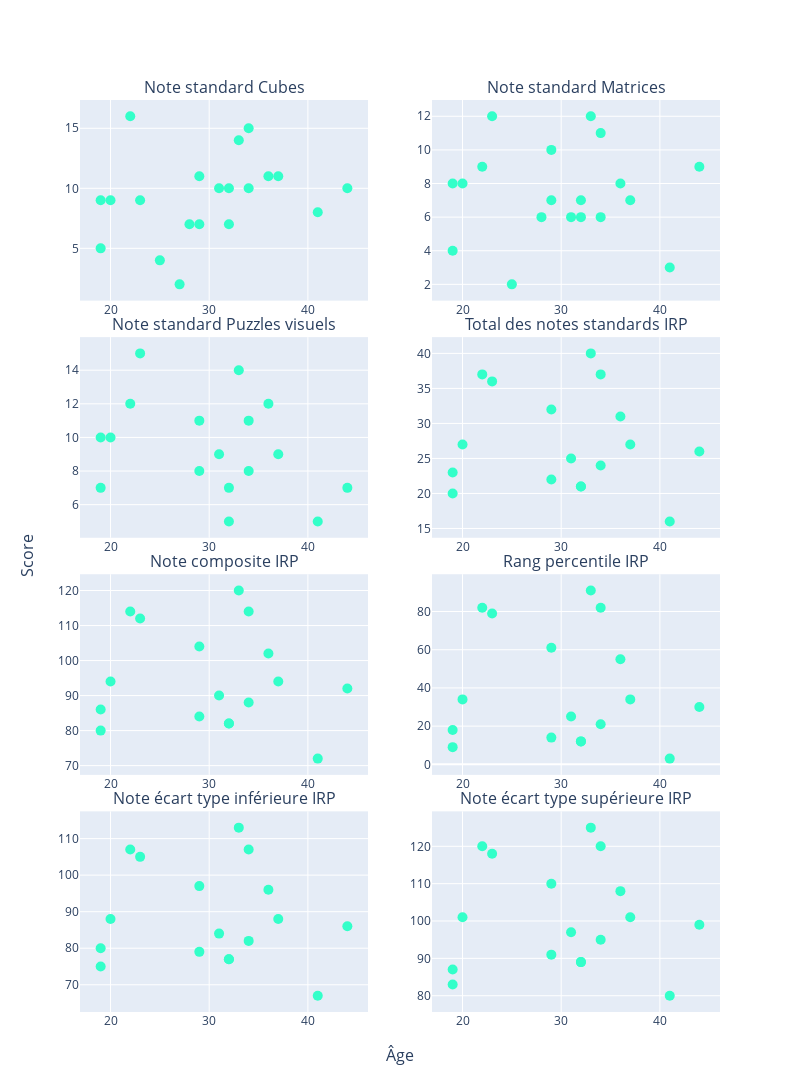

The code cell stored with this chart in its notebook:
### Code cell
fig_wais_sub.add_trace(go.Scatter(x= df_wais_sub['age'], y=df_wais_sub[subplot_titles[4]], mode="markers+text",
            marker={'size': 10, "color": df_wais_sub['Type_color'] },
            hovertext= df_wais_sub['ID_SECONDAIRE'] +", "+ df_wais_sub['Type']),
            row=1, col=1)

fig_wais_sub.add_trace(go.Scatter(x= df_wais_sub['age'], y=df_wais_sub[subplot_titles[5]], mode="markers+text",
            marker={'size': 10, "color": df_wais_sub['Type_color'] },
            hovertext= df_wais_sub['ID_SECONDAIRE'] +", "+ df_wais_sub['Type']),
              row=1, col=2)

fig_wais_sub.add_trace(go.Scatter(x= df_wais_sub['age'], y=df_wais_sub[subplot_titles[6]], mode="markers+text",
            marker={'size': 10, "color": df_wais_sub['Type_color'] },
            hovertext= df_wais_sub['ID_SECONDAIRE'] +", "+ df_wais_sub['Type']),
              row=2, col=1)

fig_wais_sub.add_trace(go.Scatter(x= df_wais_sub['age'], y=df_wais_sub[subplot_titles[7]], mode="markers+text",
            marker={'size': 10, "color": df_wais_sub['Type_color'] },
            hovertext= df_wais_sub['ID_SECONDAIRE'] +", "+ df_wais_sub['Type']),
            row=2, col=2)

fig_wais_sub.add_trace(go.Scatter(x= df_wais_sub['age'], y=df_wais_sub[subplot_titles[8]], mode="markers+text",
            marker={'size': 10, "color": df_wais_sub['Type_color'] },
            hovertext= df_wais_sub['ID_SECONDAIRE'] +", "+ df_wais_sub['Type']),
            row=3, col=1)
                                                             
fig_wais_sub.add_trace(go.Scatter(x= df_wais_sub['age'], y=df_wais_sub[subplot_titles[9]], mode="markers+text",
            marker={'size': 10, "color": df_wais_sub['Type_color'] },
            hovertext= df_wais_sub['ID_SECONDAIRE'] +", "+ df_wais_sub['Type']),
            row=3, col=2)
    
fig_wais_sub.add_trace(go.Scatter(x= df_wais_sub['age'], y=df_wais_sub[subplot_titles[10]], mode="markers+text",
            marker={'size': 10, "color": df_wais_sub['Type_color'] },
            hovertext= df_wais_sub['ID_SECONDAIRE'] +", "+ df_wais_sub['Type']),
            row=4, col=1)
    
fig_wais_sub.add_trace(go.Scatter(x= df_wais_sub['age'], y=df_wais_sub[subplot_titles[11]], mode="markers+text",
            marker={'size': 10, "color": df_wais_sub['Type_color'] },
            hovertext= df_wais_sub['ID_SECONDAIRE'] +", "+ df_wais_sub['Type']),
            row=4, col=2)
    
fig_wais_sub.update_layout(height=1500, width=800,
                   showlegend=False
            )

### Figure 1 — Plotly figure (JSON) as saved in the notebook; plotly's stock layout.template omitted (floating-point values rounded to 4 significant figures)
{"data": [{"hovertext": ["EF 2E 22 E0 EA, Type 1", "B6 A4 CD 3A 81, Type 1", "C2 C3 05 A8 4B, Type 1", "39 CA BD 3C 82, Type 1", "7B DE 78 5B F6, Type 1", "9B 8E 44 F8 FF, Type 1", "35 86 13 56 24, Type 1", "73 EC 1B D7 9B, Type 1", "7D 76 3D FC 91, Type 1", "AB A5 ED 43 8B, Type 1", "01 83 17 5E 89, Type 1", "B9 5D 22 14 86, Type 1", "A1 54 32 B1 53, Type 1", "FD 11 B7 CF 8F, Type 1", "DB 6B 59 3A 0C, Type 1", "F1 C2 1C 3A FC, Type 1", "98 2C 1A AA 87, Type 1", "A2 D7 D0 A4 2A, Type 1", "02 92 7B FF E6, Type 1", "06 25 B6 B7 F5, Type 1"], "marker": {"color": ["#33ffc9", "#33ffc9", "#33ffc9", "#33ffc9", "#33ffc9", "#33ffc9", "#33ffc9", "#33ffc9", "#33ffc9", "#33ffc9", "#33ffc9", "#33ffc9", "#33ffc9", "#33ffc9", "#33ffc9", "#33ffc9", "#33ffc9", "#33ffc9", "#33ffc9", "#33ffc9"], "size": 10}, "mode": "markers+text", "type": "scatter", "x": [19, 19, 20, 22, 23, 25, 27, 28, 29, 29, 31, 32, 32, 33, 34, 34, 36, 37, 41, 44], "xaxis": "x", "y": [5, 9, 9, 16, 9, 4, 2, 7, 11, 7, 10, 10, 7, 14, 10, 15, 11, 11, 8, 10], "yaxis": "y"}, {"hovertext": ["EF 2E 22 E0 EA, Type 1", "B6 A4 CD 3A 81, Type 1", "C2 C3 05 A8 4B, Type 1", "39 CA BD 3C 82, Type 1", "7B DE 78 5B F6, Type 1", "9B 8E 44 F8 FF, Type 1", "35 86 13 56 24, Type 1", "73 EC 1B D7 9B, Type 1", "7D 76 3D FC 91, Type 1", "AB A5 ED 43 8B, Type 1", "01 83 17 5E 89, Type 1", "B9 5D 22 14 86, Type 1", "A1 54 32 B1 53, Type 1", "FD 11 B7 CF 8F, Type 1", "DB 6B 59 3A 0C, Type 1", "F1 C2 1C 3A FC, Type 1", "98 2C 1A AA 87, Type 1", "A2 D7 D0 A4 2A, Type 1", "02 92 7B FF E6, Type 1", "06 25 B6 B7 F5, Type 1"], "marker": {"color": ["#33ffc9", "#33ffc9", "#33ffc9", "#33ffc9", "#33ffc9", "#33ffc9", "#33ffc9", "#33ffc9", "#33ffc9", "#33ffc9", "#33ffc9", "#33ffc9", "#33ffc9", "#33ffc9", "#33ffc9", "#33ffc9", "#33ffc9", "#33ffc9", "#33ffc9", "#33ffc9"], "size": 10}, "mode": "markers+text", "type": "scatter", "x": [19, 19, 20, 22, 23, 25, 27, 28, 29, 29, 31, 32, 32, 33, 34, 34, 36, 37, 41, 44], "xaxis": "x2", "y": [8, 4, 8, 9, 12, 2, null, 6, 10, 7, 6, 6, 7, 12, 6, 11, 8, 7, 3, 9], "yaxis": "y2"}, {"hovertext": ["EF 2E 22 E0 EA, Type 1", "B6 A4 CD 3A 81, Type 1", "C2 C3 05 A8 4B, Type 1", "39 CA BD 3C 82, Type 1", "7B DE 78 5B F6, Type 1", "9B 8E 44 F8 FF, Type 1", "35 86 13 56 24, Type 1", "73 EC 1B D7 9B, Type 1", "7D 76 3D FC 91, Type 1", "AB A5 ED 43 8B, Type 1", "01 83 17 5E 89, Type 1", "B9 5D 22 14 86, Type 1", "A1 54 32 B1 53, Type 1", "FD 11 B7 CF 8F, Type 1", "DB 6B 59 3A 0C, Type 1", "F1 C2 1C 3A FC, Type 1", "98 2C 1A AA 87, Type 1", "A2 D7 D0 A4 2A, Type 1", "02 92 7B FF E6, Type 1", "06 25 B6 B7 F5, Type 1"], "marker": {"color": ["#33ffc9", "#33ffc9", "#33ffc9", "#33ffc9", "#33ffc9", "#33ffc9", "#33ffc9", "#33ffc9", "#33ffc9", "#33ffc9", "#33ffc9", "#33ffc9", "#33ffc9", "#33ffc9", "#33ffc9", "#33ffc9", "#33ffc9", "#33ffc9", "#33ffc9", "#33ffc9"], "size": 10}, "mode": "markers+text", "type": "scatter", "x": [19, 19, 20, 22, 23, 25, 27, 28, 29, 29, 31, 32, 32, 33, 34, 34, 36, 37, 41, 44], "xaxis": "x3", "y": [7, 10, 10, 12, 15, null, null, null, 11, 8, 9, 5, 7, 14, 8, 11, 12, 9, 5, 7], "yaxis": "y3"}, {"hovertext": ["EF 2E 22 E0 EA, Type 1", "B6 A4 CD 3A 81, Type 1", "C2 C3 05 A8 4B, Type 1", "39 CA BD 3C 82, Type 1", "7B DE 78 5B F6, Type 1", "9B 8E 44 F8 FF, Type 1", "35 86 13 56 24, Type 1", "73 EC 1B D7 9B, Type 1", "7D 76 3D FC 91, Type 1", "AB A5 ED 43 8B, Type 1", "01 83 17 5E 89, Type 1", "B9 5D 22 14 86, Type 1", "A1 54 32 B1 53, Type 1", "FD 11 B7 CF 8F, Type 1", "DB 6B 59 3A 0C, Type 1", "F1 C2 1C 3A FC, Type 1", "98 2C 1A AA 87, Type 1", "A2 D7 D0 A4 2A, Type 1", "02 92 7B FF E6, Type 1", "06 25 B6 B7 F5, Type 1"], "marker": {"color": ["#33ffc9", "#33ffc9", "#33ffc9", "#33ffc9", "#33ffc9", "#33ffc9", "#33ffc9", "#33ffc9", "#33ffc9", "#33ffc9", "#33ffc9", "#33ffc9", "#33ffc9", "#33ffc9", "#33ffc9", "#33ffc9", "#33ffc9", "#33ffc9", "#33ffc9", "#33ffc9"], "size": 10}, "mode": "markers+text", "type": "scatter", "x": [19, 19, 20, 22, 23, 25, 27, 28, 29, 29, 31, 32, 32, 33, 34, 34, 36, 37, 41, 44], "xaxis": "x4", "y": [20, 23, 27, 37, 36, null, null, null, 32, 22, 25, 21, 21, 40, 24, 37, 31, 27, 16, 26], "yaxis": "y4"}, {"hovertext": ["EF 2E 22 E0 EA, Type 1", "B6 A4 CD 3A 81, Type 1", "C2 C3 05 A8 4B, Type 1", "39 CA BD 3C 82, Type 1", "7B DE 78 5B F6, Type 1", "9B 8E 44 F8 FF, Type 1", "35 86 13 56 24, Type 1", "73 EC 1B D7 9B, Type 1", "7D 76 3D FC 91, Type 1", "AB A5 ED 43 8B, Type 1", "01 83 17 5E 89, Type 1", "B9 5D 22 14 86, Type 1", "A1 54 32 B1 53, Type 1", "FD 11 B7 CF 8F, Type 1", "DB 6B 59 3A 0C, Type 1", "F1 C2 1C 3A FC, Type 1", "98 2C 1A AA 87, Type 1", "A2 D7 D0 A4 2A, Type 1", "02 92 7B FF E6, Type 1", "06 25 B6 B7 F5, Type 1"], "marker": {"color": ["#33ffc9", "#33ffc9", "#33ffc9", "#33ffc9", "#33ffc9", "#33ffc9", "#33ffc9", "#33ffc9", "#33ffc9", "#33ffc9", "#33ffc9", "#33ffc9", "#33ffc9", "#33ffc9", "#33ffc9", "#33ffc9", "#33ffc9", "#33ffc9", "#33ffc9", "#33ffc9"], "size": 10}, "mode": "markers+text", "type": "scatter", "x": [19, 19, 20, 22, 23, 25, 27, 28, 29, 29, 31, 32, 32, 33, 34, 34, 36, 37, 41, 44], "xaxis": "x5", "y": [80, 86, 94, 114, 112, null, null, null, 104, 84, 90, 82, 82, 120, 88, 114, 102, 94, 72, 92], "yaxis": "y5"}, {"hovertext": ["EF 2E 22 E0 EA, Type 1", "B6 A4 CD 3A 81, Type 1", "C2 C3 05 A8 4B, Type 1", "39 CA BD 3C 82, Type 1", "7B DE 78 5B F6, Type 1", "9B 8E 44 F8 FF, Type 1", "35 86 13 56 24, Type 1", "73 EC 1B D7 9B, Type 1", "7D 76 3D FC 91, Type 1", "AB A5 ED 43 8B, Type 1", "01 83 17 5E 89, Type 1", "B9 5D 22 14 86, Type 1", "A1 54 32 B1 53, Type 1", "FD 11 B7 CF 8F, Type 1", "DB 6B 59 3A 0C, Type 1", "F1 C2 1C 3A FC, Type 1", "98 2C 1A AA 87, Type 1", "A2 D7 D0 A4 2A, Type 1", "02 92 7B FF E6, Type 1", "06 25 B6 B7 F5, Type 1"], "marker": {"color": ["#33ffc9", "#33ffc9", "#33ffc9", "#33ffc9", "#33ffc9", "#33ffc9", "#33ffc9", "#33ffc9", "#33ffc9", "#33ffc9", "#33ffc9", "#33ffc9", "#33ffc9", "#33ffc9", "#33ffc9", "#33ffc9", "#33ffc9", "#33ffc9", "#33ffc9", "#33ffc9"], "size": 10}, "mode": "markers+text", "type": "scatter", "x": [19, 19, 20, 22, 23, 25, 27, 28, 29, 29, 31, 32, 32, 33, 34, 34, 36, 37, 41, 44], "xaxis": "x6", "y": [9, 18, 34, 82, 79, null, null, null, 61, 14, 25, 12, 12, 91, 21, 82, 55, 34, 3, 30], "yaxis": "y6"}, {"hovertext": ["EF 2E 22 E0 EA, Type 1", "B6 A4 CD 3A 81, Type 1", "C2 C3 05 A8 4B, Type 1", "39 CA BD 3C 82, Type 1", "7B DE 78 5B F6, Type 1", "9B 8E 44 F8 FF, Type 1", "35 86 13 56 24, Type 1", "73 EC 1B D7 9B, Type 1", "7D 76 3D FC 91, Type 1", "AB A5 ED 43 8B, Type 1", "01 83 17 5E 89, Type 1", "B9 5D 22 14 86, Type 1", "A1 54 32 B1 53, Type 1", "FD 11 B7 CF 8F, Type 1", "DB 6B 59 3A 0C, Type 1", "F1 C2 1C 3A FC, Type 1", "98 2C 1A AA 87, Type 1", "A2 D7 D0 A4 2A, Type 1", "02 92 7B FF E6, Type 1", "06 25 B6 B7 F5, Type 1"], "marker": {"color": ["#33ffc9", "#33ffc9", "#33ffc9", "#33ffc9", "#33ffc9", "#33ffc9", "#33ffc9", "#33ffc9", "#33ffc9", "#33ffc9", "#33ffc9", "#33ffc9", "#33ffc9", "#33ffc9", "#33ffc9", "#33ffc9", "#33ffc9", "#33ffc9", "#33ffc9", "#33ffc9"], "size": 10}, "mode": "markers+text", "type": "scatter", "x": [19, 19, 20, 22, 23, 25, 27, 28, 29, 29, 31, 32, 32, 33, 34, 34, 36, 37, 41, 44], "xaxis": "x7", "y": [75, 80, 88, 107, 105, null, null, null, 97, 79, 84, 77, 77, 113, 82, 107, 96, 88, 67, 86], "yaxis": "y7"}, {"hovertext": ["EF 2E 22 E0 EA, Type 1", "B6 A4 CD 3A 81, Type 1", "C2 C3 05 A8 4B, Type 1", "39 CA BD 3C 82, Type 1", "7B DE 78 5B F6, Type 1", "9B 8E 44 F8 FF, Type 1", "35 86 13 56 24, Type 1", "73 EC 1B D7 9B, Type 1", "7D 76 3D FC 91, Type 1", "AB A5 ED 43 8B, Type 1", "01 83 17 5E 89, Type 1", "B9 5D 22 14 86, Type 1", "A1 54 32 B1 53, Type 1", "FD 11 B7 CF 8F, Type 1", "DB 6B 59 3A 0C, Type 1", "F1 C2 1C 3A FC, Type 1", "98 2C 1A AA 87, Type 1", "A2 D7 D0 A4 2A, Type 1", "02 92 7B FF E6, Type 1", "06 25 B6 B7 F5, Type 1"], "marker": {"color": ["#33ffc9", "#33ffc9", "#33ffc9", "#33ffc9", "#33ffc9", "#33ffc9", "#33ffc9", "#33ffc9", "#33ffc9", "#33ffc9", "#33ffc9", "#33ffc9", "#33ffc9", "#33ffc9", "#33ffc9", "#33ffc9", "#33ffc9", "#33ffc9", "#33ffc9", "#33ffc9"], "size": 10}, "mode": "markers+text", "type": "scatter", "x": [19, 19, 20, 22, 23, 25, 27, 28, 29, 29, 31, 32, 32, 33, 34, 34, 36, 37, 41, 44], "xaxis": "x8", "y": [87, 83, 101, 120, 118, null, null, null, 110, 91, 97, 89, 89, 125, 95, 120, 108, 101, 80, 99], "yaxis": "y8"}], "layout": {"annotations": [{"font": {"size": 16}, "showarrow": false, "text": "Note standard Cubes", "x": 0.225, "xanchor": "center", "xref": "paper", "y": 1, "yanchor": "bottom", "yref": "paper"}, {"font": {"size": 16}, "showarrow": false, "text": "Note standard Matrices", "x": 0.775, "xanchor": "center", "xref": "paper", "y": 1, "yanchor": "bottom", "yref": "paper"}, {"font": {"size": 16}, "showarrow": false, "text": "Note standard Puzzles visuels", "x": 0.225, "xanchor": "center", "xref": "paper", "y": 0.74, "yanchor": "bottom", "yref": "paper"}, {"font": {"size": 16}, "showarrow": false, "text": "Total des notes standards IRP", "x": 0.775, "xanchor": "center", "xref": "paper", "y": 0.74, "yanchor": "bottom", "yref": "paper"}, {"font": {"size": 16}, "showarrow": false, "text": "Note composite IRP", "x": 0.225, "xanchor": "center", "xref": "paper", "y": 0.48, "yanchor": "bottom", "yref": "paper"}, {"font": {"size": 16}, "showarrow": false, "text": "Rang percentile IRP", "x": 0.775, "xanchor": "center", "xref": "paper", "y": 0.48, "yanchor": "bottom", "yref": "paper"}, {"font": {"size": 16}, "showarrow": false, "text": "Note écart type inférieure IRP", "x": 0.225, "xanchor": "center", "xref": "paper", "y": 0.22, "yanchor": "bottom", "yref": "paper"}, {"font": {"size": 16}, "showarrow": false, "text": "Note écart type supérieure IRP", "x": 0.775, "xanchor": "center", "xref": "paper", "y": 0.22, "yanchor": "bottom", "yref": "paper"}, {"font": {"size": 16}, "showarrow": false, "text": "Âge", "x": 0.5, "xanchor": "center", "xref": "paper", "y": 0, "yanchor": "top", "yref": "paper", "yshift": -30}, {"font": {"size": 16}, "showarrow": false, "text": "Score", "textangle": -90, "x": 0, "xanchor": "right", "xref": "paper", "xshift": -40, "y": 0.5, "yanchor": "middle", "yref": "paper"}], "height": 1500, "showlegend": false, "width": 800, "xaxis": {"anchor": "y", "domain": [0, 0.45]}, "xaxis2": {"anchor": "y2", "domain": [0.55, 1]}, "xaxis3": {"anchor": "y3", "domain": [0, 0.45]}, "xaxis4": {"anchor": "y4", "domain": [0.55, 1]}, "xaxis5": {"anchor": "y5", "domain": [0, 0.45]}, "xaxis6": {"anchor": "y6", "domain": [0.55, 1]}, "xaxis7": {"anchor": "y7", "domain": [0, 0.45]}, "xaxis8": {"anchor": "y8", "domain": [0.55, 1]}, "yaxis": {"anchor": "x", "domain": [0.78, 1]}, "yaxis2": {"anchor": "x2", "domain": [0.78, 1]}, "yaxis3": {"anchor": "x3", "domain": [0.52, 0.74]}, "yaxis4": {"anchor": "x4", "domain": [0.52, 0.74]}, "yaxis5": {"anchor": "x5", "domain": [0.26, 0.48]}, "yaxis6": {"anchor": "x6", "domain": [0.26, 0.48]}, "yaxis7": {"anchor": "x7", "domain": [0, 0.22]}, "yaxis8": {"anchor": "x8", "domain": [0, 0.22]}}}
